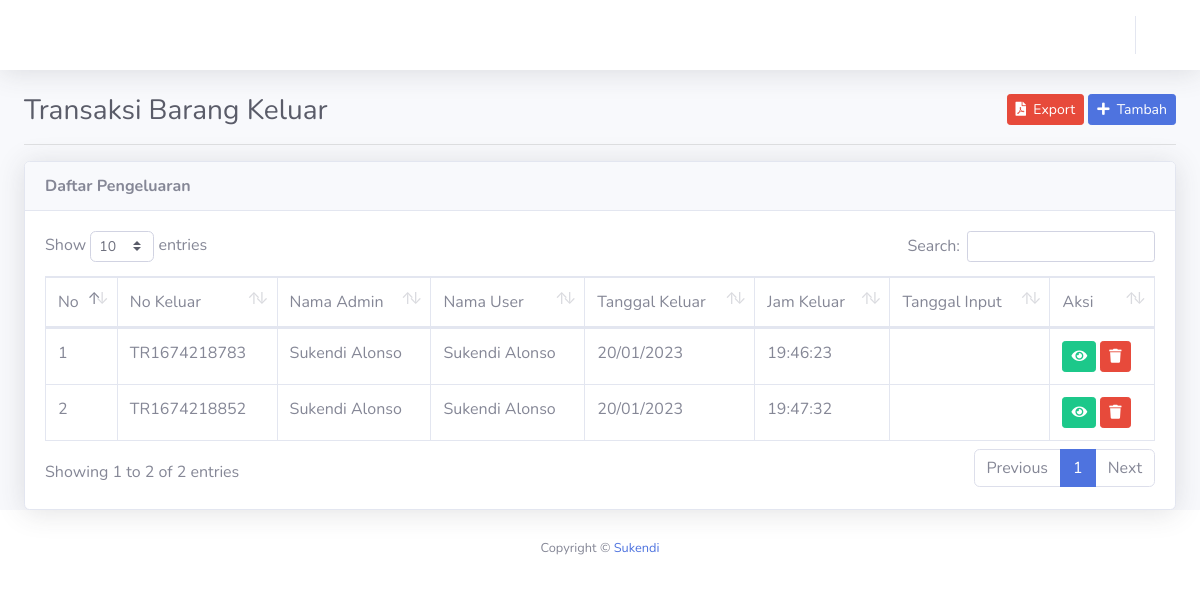
The page /index.php/pengeluaran on the database its author committed.
### tables this page shows
CREATE TABLE `pengeluaran` (
  `id` int(11) NOT NULL,
  `no_keluar` varchar(25) DEFAULT NULL,
  `tgl_keluar` varchar(25) DEFAULT NULL,
  `jam_keluar` varchar(10) DEFAULT NULL,
  `nama` varchar(80) DEFAULT NULL,
  `nama_user` varchar(80) DEFAULT NULL
);

### application/controllers/Pengeluaran.php (called while the page is built, shortened)
<?php
class Pengeluaran extends CI_Controller{
	public function __construct(){
		$this->data['aktif'] = 'pengeluaran';
		$this->load->model('M_barang', 'm_barang');
		$this->load->model('M_pengguna', 'm_pengguna');
		$this->load->model('M_user', 'm_user');
		$this->load->model('M_pengeluaran', 'm_pengeluaran');
		$this->load->model('M_detail_keluar', 'm_detail_keluar');
	}
	public function index(){
		$this->data['title'] = 'Transaksi Barang Keluar';
		$this->data['all_pengeluaran'] = $this->m_pengeluaran->lihat();
		$this->data['no'] = 1;
		$this->load->view('pengeluaran/lihat', $this->data);
	}
}
?>

### index.php (called while the page is built, shortened)
<?php
require_once BASEPATH.'core/CodeIgniter.php';

### application/models/M_pengeluaran.php (called while the page is built, shortened)
<?php
class M_pengeluaran extends CI_Model {
	protected $_table = 'pengeluaran';
	public function lihat(){
		return $this->db->get($this->_table)->result();
	}
}

### application/views/pengeluaran/lihat.php (the view, shortened to what this page needs)
<!DOCTYPE html>
<html lang="en">
<head>
</head>
<body id="page-top">
	<div id="wrapper">
		<div id="content-wrapper" class="d-flex flex-column">
			<div id="content" data-url="<?= base_url('pengeluaran') ?>">
				<div class="container-fluid">
				<div class="clearfix">
					<div class="float-left">
						<h1 class="h3 m-0 text-gray-800"><?= $title ?></h1>
					</div>
					<div class="float-right">
						<a href="<?= base_url('pengeluaran/export') ?>" target="_blank" class="btn btn-danger btn-sm"><i class="fa fa-file-pdf"></i>&nbsp;&nbsp;Export</a>
						<a href="<?= base_url('pengeluaran/tambah') ?>" class="btn btn-primary btn-sm"><i class="fa fa-plus"></i>&nbsp;&nbsp;Tambah</a>
					</div>
				</div>
				<hr>
				<div class="card shadow">
					<div class="card-header"><strong>Daftar Pengeluaran</strong></div>
					<div class="card-body">
						<div class="table-responsive">
							<table class="table table-bordered" id="dataTable" width="100%" cellspacing="0">
								<thead>
									<tr>
									<td>No</td>
									<td>No Keluar</td>
									<td>Nama Admin</td>
									<td>Nama User</td>
									<td>Tanggal Keluar</td>
									<td>Jam Keluar</td>
									<td>Tanggal Input</td>
									<td>Aksi</td>
									</tr>
								</thead>
								<tbody>
									<?php foreach ($all_pengeluaran as $pengeluaran): ?>
										<tr>
										<td><?= $no++ ?></td>
											<td><?= $pengeluaran->no_keluar ?></td>
											<td><?= $pengeluaran->nama ?></td>
											<td><?= $pengeluaran->nama_user ?></td>
											<td><?= $pengeluaran->tgl_keluar ?> </td>
											<td><?= $pengeluaran->jam_keluar ?></td>
											<td><?= $pengeluaran->tanggal ?></td>
											<td>
												<a href="<?= base_url('pengeluaran/detail/' . $pengeluaran->no_keluar) ?>" class="btn btn-success btn-sm"><i class="fa fa-eye"></i></a>
												<a onclick="return confirm('apakah anda yakin?')" href="<?= base_url('pengeluaran/hapus/' . $pengeluaran->no_keluar) ?>" class="btn btn-danger btn-sm"><i class="fa fa-trash"></i></a>
											</td>
										</tr>
									<?php endforeach ?>
								</tbody>
							</table>
						</div>
					</div>
				</div>
				</div>
			</div>
		</div>
	</div>
</body>
</html>

### rows shown on the page
pengeluaran: no_keluar "TR1674218783", nama "Sukendi Alonso", nama_user "Sukendi Alonso", tgl_keluar "20/01/2023", jam_keluar "19:46:23"
pengeluaran: no_keluar "TR1674218852", nama "Sukendi Alonso", nama_user "Sukendi Alonso", tgl_keluar "20/01/2023", jam_keluar "19:47:32"

### other values the page prints
$title "Transaksi Barang Keluar"
